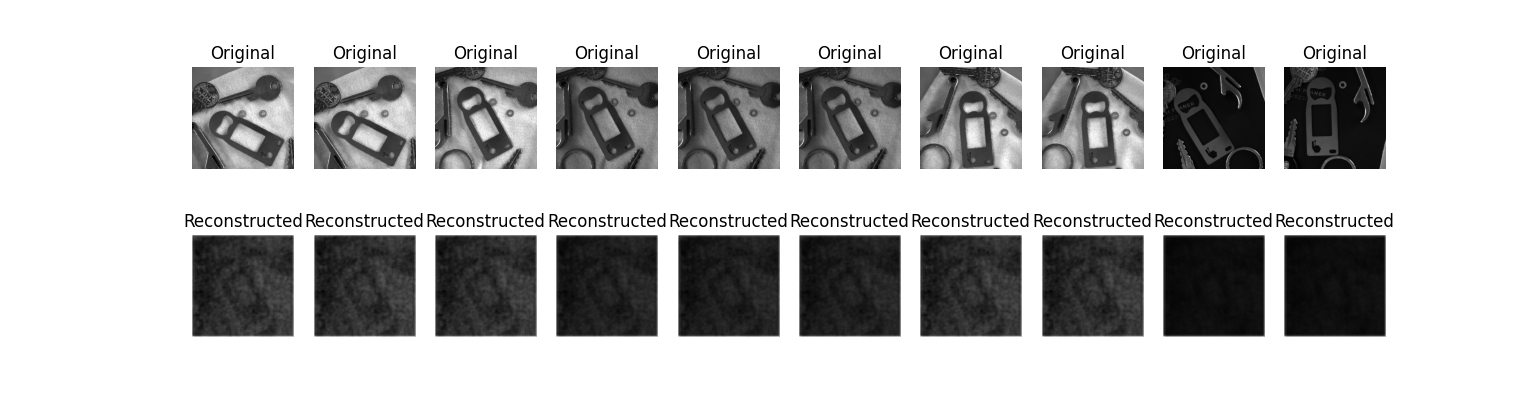

Generate this figure with Python:
import os
import numpy as np
import matplotlib.pyplot as plt
from tensorflow.keras.preprocessing.image import load_img, img_to_array, ImageDataGenerator
from tensorflow.keras.models import Sequential
from tensorflow.keras.layers import Dense, Conv2D, MaxPooling2D, UpSampling2D, Flatten, Reshape, BatchNormalization, LeakyReLU
from tensorflow.keras.optimizers import Nadam
from tensorflow.keras.callbacks import ReduceLROnPlateau, EarlyStopping

# 1. Bilder laden und vorverarbeiten
def load_images(image_folder):
    images = []
    for file_name in os.listdir(image_folder):
        if file_name.endswith('.jpg'):  # Auf '.jpg' prüfen
            image = load_img(os.path.join(image_folder, file_name), target_size=(256, 256), color_mode='grayscale')
            image = img_to_array(image)
            images.append(image)
    images = np.array(images, dtype='float32') / 255.0  # Normalisierung
    return images

# Pfade zu den Ordnern
train_image_folder = 'C:\\Users\\dokov\\Documents\\Uni\\HiWi\\Keytool\\bilder256'  # Trainingsdaten
val_image_folder = 'C:\\Users\\dokov\\Documents\\Uni\\HiWi\\Keytool\\val'  # Validierungsdaten

# Trainings- und Validierungsbilder laden
x_train = load_images(train_image_folder)
x_val = load_images(val_image_folder)

# 2. Datenaugmentation einrichten (leicht angepasst)
datagen = ImageDataGenerator(
    rotation_range=5,  # Weitere Reduktion der Rotation
    width_shift_range=0.05,  # Weitere Reduktion der Verschiebung
    height_shift_range=0.05,  # Weitere Reduktion der Verschiebung
    shear_range=0.05,  # Weitere Reduktion der Verzerrung
    zoom_range=0.05,  # Weitere Reduktion des Zooms
    horizontal_flip=True,  # Horizontales Spiegeln bleibt gleich
    fill_mode='nearest'
)

# 3. Encoder-Decoder-Modell definieren mit zusätzlichem Dense Layer und Bottleneck
def create_autoencoder(input_shape=(256, 256, 1)):
    model = Sequential()
    
    # Encoder
    model.add(Conv2D(64, kernel_size=(3, 3), padding='same', input_shape=input_shape))
    model.add(LeakyReLU(alpha=0.1))
    model.add(BatchNormalization())
    model.add(MaxPooling2D(pool_size=(2, 2), padding='same'))
    
    model.add(Conv2D(128, kernel_size=(3, 3), padding='same'))
    model.add(LeakyReLU(alpha=0.1))
    model.add(BatchNormalization())
    model.add(MaxPooling2D(pool_size=(2, 2), padding='same'))

    model.add(Conv2D(256, kernel_size=(3, 3), padding='same'))
    model.add(LeakyReLU(alpha=0.1))
    model.add(BatchNormalization())
    model.add(MaxPooling2D(pool_size=(2, 2), padding='same'))

    # Flattening before Dense Layers
    model.add(Flatten())
    model.add(Dense(512))
    model.add(LeakyReLU(alpha=0.1))

    # Middle bottleneck layer with 2 neurons
    model.add(Dense(2))  # Dieser Layer hat nur 2 Neuronen
    model.add(LeakyReLU(alpha=0.1))

    # Expand to the previous number of neurons before reshaping
    model.add(Dense(512))
    model.add(LeakyReLU(alpha=0.1))
    model.add(Dense(65536))
    model.add(LeakyReLU(alpha=0.1))

    # Reshape zurück zu Feature Maps für den Decoder
    model.add(Reshape((32, 32, 64)))

    # Decoder
    model.add(Conv2D(256, kernel_size=(3, 3), padding='same'))
    model.add(LeakyReLU(alpha=0.1))
    model.add(BatchNormalization())
    model.add(UpSampling2D((2, 2)))

    model.add(Conv2D(128, kernel_size=(3, 3), padding='same'))
    model.add(LeakyReLU(alpha=0.1))
    model.add(BatchNormalization())
    model.add(UpSampling2D((2, 2)))

    model.add(Conv2D(64, kernel_size=(3, 3), padding='same'))
    model.add(LeakyReLU(alpha=0.1))
    model.add(UpSampling2D((2, 2)))

    model.add(Conv2D(1, kernel_size=(3, 3), activation='sigmoid', padding='same'))
    
    model.compile(optimizer=Nadam(learning_rate=0.00005), loss='binary_crossentropy')
    return model

# Autoencoder-Modell erstellen
autoencoder = create_autoencoder()

# Lernraten-Scheduler und EarlyStopping hinzufügen
lr_scheduler = ReduceLROnPlateau(monitor='val_loss', factor=0.5, patience=3, verbose=1)
early_stopping = EarlyStopping(monitor='val_loss', patience=5, restore_best_weights=True, verbose=1)

# 4. Modell trainieren mit augmentierten Daten und Loss-Kurve darstellen
history = autoencoder.fit(
    datagen.flow(x_train, x_train, batch_size=64),
    steps_per_epoch=len(x_train) // 64,
    epochs=100,  # Anzahl an Epochen bleibt erhöht
    validation_data=(x_val, x_val),
    callbacks=[lr_scheduler, early_stopping],
    verbose=1
)

plt.plot(history.history['loss'], label='Train Loss (with Augmentation)')
plt.plot(history.history['val_loss'], label='Validation Loss')
plt.title('Optimized Loss Curve with Added Dense Layer and 2-Neuron Bottleneck')
plt.xlabel('Epochs')
plt.ylabel('Loss')
plt.legend()
plt.grid(True)
plt.show()

# 5. Modellbewertung
test_loss = autoencoder.evaluate(x_val, x_val)
print(f'Test Loss: {test_loss}')

# Rekonstruierte Bilder anzeigen
decoded_imgs = autoencoder.predict(x_val)

n = 10  # Anzahl der Bilder, die angezeigt werden sollen
plt.figure(figsize=(20, 4))
for i in range(n):
    # Originale Bilder
    ax = plt.subplot(2, n, i + 1)
    plt.imshow(x_val[i].reshape(256, 256), cmap='gray')
    plt.title("Original")
    plt.axis("off")

    # Rekonstruierte Bilder
    ax = plt.subplot(2, n, i + 1 + n)
    plt.imshow(decoded_imgs[i].reshape(256, 256), cmap='gray')
    plt.title("Reconstructed")
    plt.axis("off")
plt.show()
